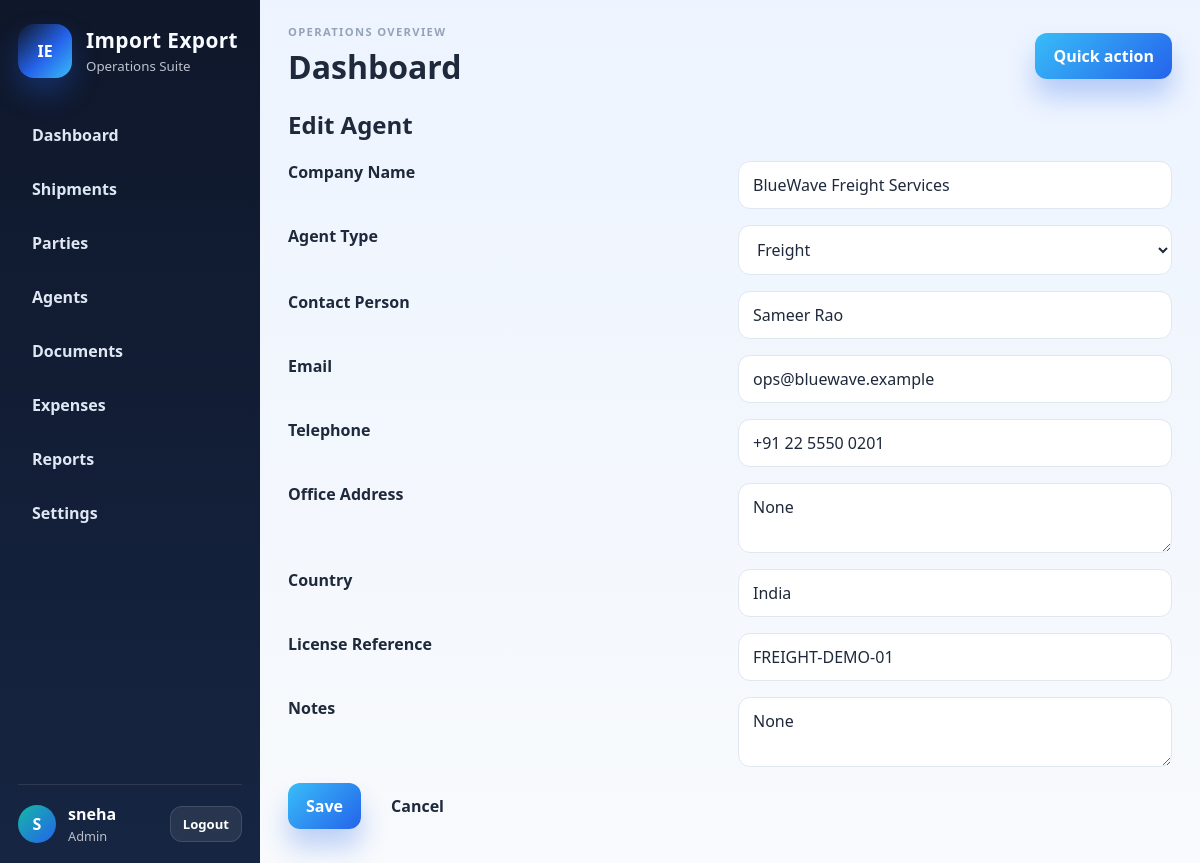
The page /agents/1/edit (signed in) on the database its author committed.
### tables this page shows
CREATE TABLE agents (
        id INTEGER PRIMARY KEY AUTOINCREMENT,
        company_name TEXT NOT NULL,
        agent_type TEXT NOT NULL,
        contact_person TEXT,
        email TEXT,
        telephone TEXT,
        office_address TEXT,
        country TEXT,
        license_reference TEXT,
        notes TEXT,
        created_at TEXT NOT NULL DEFAULT CURRENT_TIMESTAMP,
        updated_at TEXT NOT NULL DEFAULT CURRENT_TIMESTAMP
    );

### app/routes/agents.py (the view, shortened to what this page needs)
@agents_bp.route('/agents/<int:agent_id>/edit', methods=['GET', 'POST'])
@login_required
@csrf_required
def edit_agent(agent_id):
    db = get_db()
    agent = db.execute('SELECT * FROM agents WHERE id = ?', (agent_id,)).fetchone()
    if not agent:
        flash('Agent not found.', 'error')
        return redirect('/agents')
    if request.method == 'GET':
        return render_template('agents/form.html', agent=agent)

### app/db.py (called while the page is built)
def get_db():
    if 'db' not in g:
        conn = sqlite3.connect(current_app.config['DATABASE_PATH'])
        conn.row_factory = sqlite3.Row
        conn.execute('PRAGMA foreign_keys = ON')
        g.db = conn
    return g.db

### app/templates/agents/form.html (shortened to what this page needs)
{% extends 'base.html' %}
{% block content %}
<h2>{% if agent %}Edit Agent{% else %}New Agent{% endif %}</h2>
<form method="post" class="form-grid">
    <label>Company Name</label><input type="text" name="company_name" value="{{ agent.company_name if agent else '' }}" required>
    <label>Agent Type</label><select name="agent_type"><option value="Freight" {% if agent and agent.agent_type=='Freight' %}selected{% endif %}>Freight</option></select>
    <label>Contact Person</label><input type="text" name="contact_person" value="{{ agent.contact_person if agent else '' }}">
    <label>Email</label><input type="email" name="email" value="{{ agent.email if agent else '' }}">
    <label>Telephone</label><input type="text" name="telephone" value="{{ agent.telephone if agent else '' }}">
    <label>Office Address</label><textarea name="office_address">{{ agent.office_address if agent else '' }}</textarea>
    <label>Country</label><input type="text" name="country" value="{{ agent.country if agent else '' }}">
    <label>License Reference</label><input type="text" name="license_reference" value="{{ agent.license_reference if agent else '' }}">
    <label>Notes</label><textarea name="notes">{{ agent.notes if agent else '' }}</textarea>
    <div class="form-actions"><button type="submit" class="btn btn-primary">Save</button><a href="/agents" class="btn">Cancel</a></div>
</form>
{% endblock %}

### app/static/css/style.css (style rules this page uses)
:root { --navy-900: #0f172a; --navy-800: #162542; --navy-700: #1d3a5f; --blue-500: #2563eb; --blue-600: #1d4ed8; --teal-500: #14b8a6; --green-500: #22c55e; --gold-500: #f59e0b; --purple-500: #8b5cf6; --slate-50: #f8fafc; --slate-100: #eef2f7; --slate-200: #dfe7f1; --slate-400: #94a3b8; --slate-600: #475569; --slate-800: #1e293b; --danger-100: #fee2e2; --danger-700: #b91c1c; --success-100: #dcfce7; --success-700: #166534; }
* { box-sizing: border-box; }
body { margin: 0; font-family: "Segoe UI", Tahoma, Geneva, Verdana, sans-serif; background: linear-gradient(180deg, #edf4ff 0%, #f8fafc 100%); color: var(--slate-800); }
a { color: var(--blue-600); text-decoration: none; }
button, input, select, textarea { font: inherit; }
label { display: block; font-weight: 600; color: rgba(226, 232, 240, 0.9); }
input, select, textarea { width: 100%; border: 1px solid rgba(148, 163, 184, 0.35); background: rgba(15, 23, 42, 0.35); border-radius: 12px; padding: 12px 14px; color: #f8fbff; transition: border-color 0.2s ease, box-shadow 0.2s ease, background 0.2s ease; }
input::placeholder { color: rgba(191, 219, 254, 0.7); }
.app-shell label { color: var(--slate-800); }
.app-shell input, .app-shell select, .app-shell textarea { color: var(--slate-800); background: #ffffff; border-color: var(--slate-200); }
.app-shell input::placeholder, .app-shell textarea::placeholder { color: var(--slate-400); }
.app-shell select option { color: var(--slate-800); background: #ffffff; }
.app-shell .btn:not(.btn-primary):not(.btn-secondary) { color: var(--slate-800); }
button, .btn { display: inline-flex; align-items: center; justify-content: center; border: none; border-radius: 12px; padding: 12px 18px; font-weight: 700; cursor: pointer; transition: transform 0.2s ease, box-shadow 0.2s ease; }
.btn-primary { background: linear-gradient(135deg, #38bdf8, #2563eb); color: white; box-shadow: 0 18px 26px rgba(37,99,235,0.28); }
.form-grid { max-width: 900px; display: grid; grid-template-columns: repeat(2, minmax(220px, 1fr)); gap: 16px; }
.form-grid .form-actions { grid-column: 1 / -1; display: flex; gap: 12px; }

### rows shown on the page
agents: company_name "BlueWave Freight Services", agent_type "Freight", contact_person "Sameer Rao", email "ops@bluewave.example", telephone "+91 22 5550 0201", country "India", license_reference "FREIGHT-DEMO-01"

### other values the page prints
{{ session.get('username')[0].upper() }} "S"
{{ session.get('username') }} "sneha"
{{ session.get('role') | title }} "Admin"
